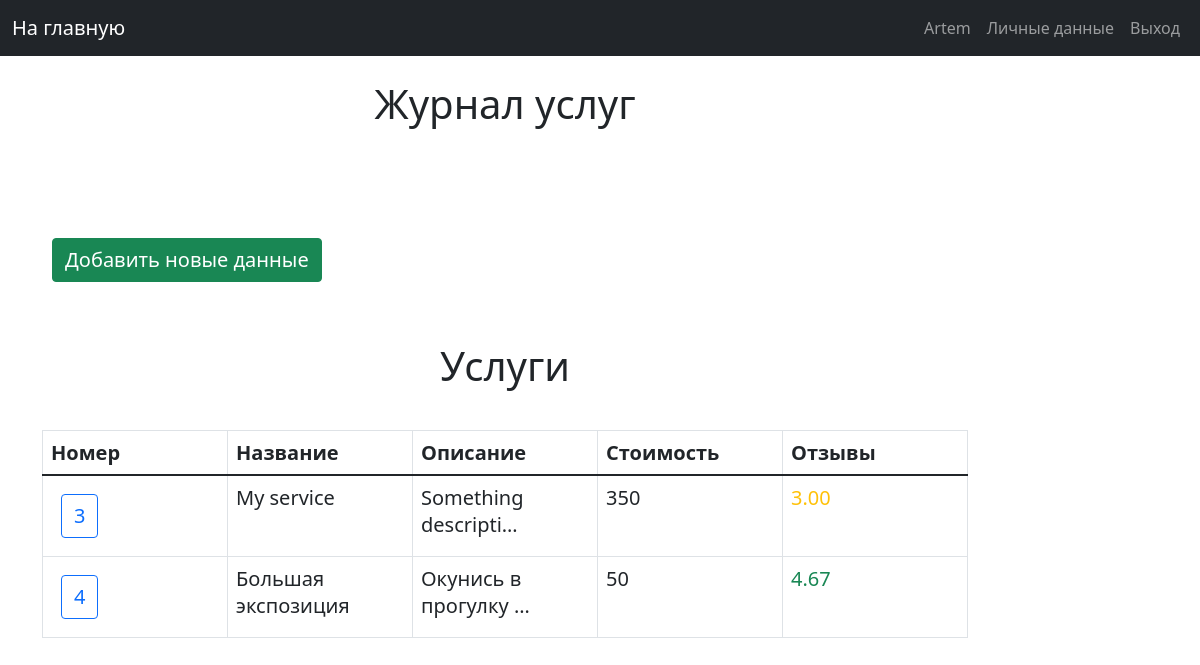
The app's page /main_page_admin/services (signed in), older data.
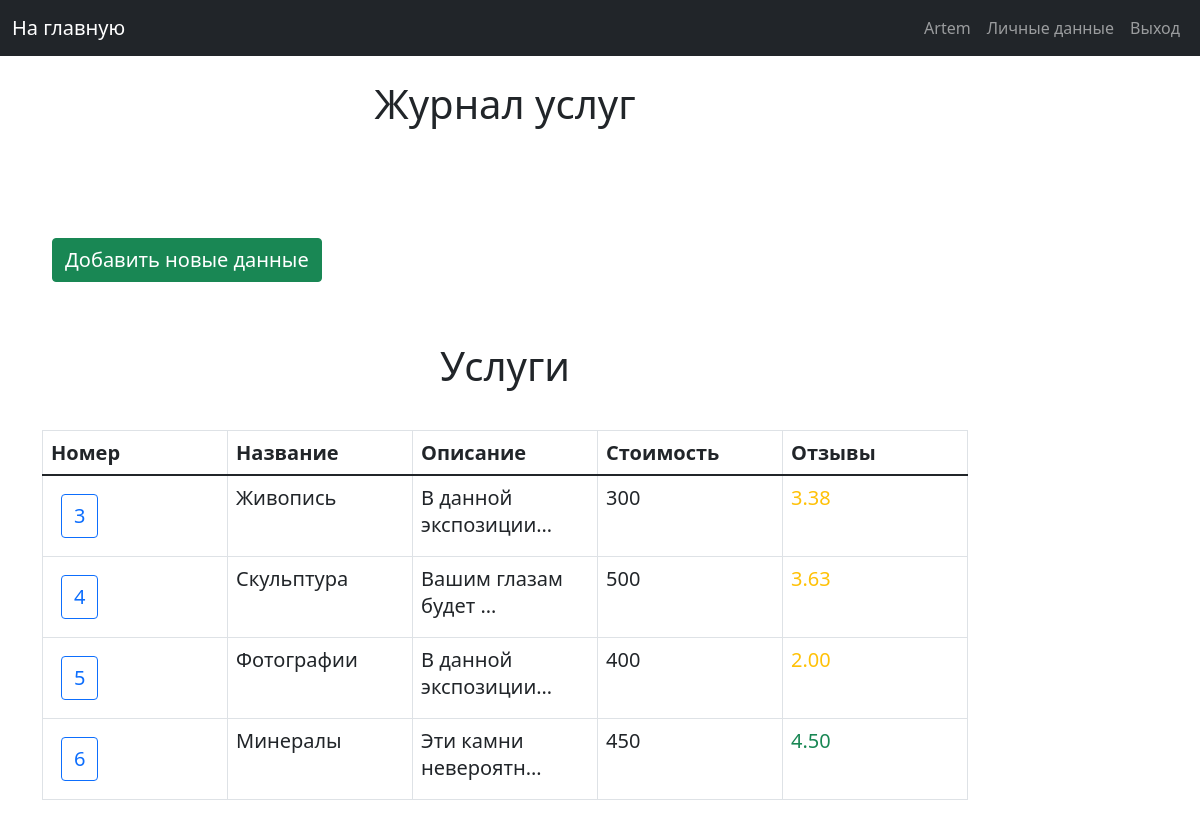
The same page, newer data.
### musem/models.py (models this page shows, shortened)
class Service(models.Model):
    service_id = models.IntegerField(primary_key=True)
    name = models.CharField(max_length=50, default='title')
    description = models.TextField(default='description to service')
    cost = models.FloatField(default=0.0)
    is_activate = models.IntegerField(default=1)
    class Meta:
        verbose_name = "Service"
        verbose_name_plural = "Service in this museum"

### musem/views.py (the view)
# urls.py: path('main_page_admin/services', admin_services_list, name="services_list"),
def admin_services_list(request):
    if not request.user.is_superuser:
        return HttpResponseForbidden()
    head = ["Номер", "Название", "Описание", "Стоимость", "Отзывы"]
    table = Service.objects.raw(
        raw_query="SELECT ms.service_id, ms.name, ms.description, ms.cost, (SELECT AVG(mark) FROM musem_rating mr " \
                  "WHERE mr.service_id=ms.service_id AND mr.is_activate = 1) as rating " \
                  "FROM musem_service ms WHERE is_activate = 1")
    return render(request, 'admin_pages/tables/services_list_page.html', {
        'title_page': 'Журнал услуг',
        'hide_nav_bar': 0,
        'head': head,
        'table': table,
        'enable_all_description': 0,
        'is_rating': list(table)[0].rating is not None,
        'is_administrative_zone': 1
    })

### templates/admin_pages/tables/services_list_page.html
{% extends 'include/base.html' %}
{% load static %}
{% block title %}
    <div class="title_block">
        <h2 class="title">{{ title_page }}</h2>
    </div>
{% endblock title %}
{% block content %}
    <div class="list_button_block">
        <a class="float-right btn text-white btn-success text_button"
           href="{% url 'create_service' %}">Добавить новые данные</a>
        <h2 class="sub_title_table">Услуги</h2>
        {% include 'include/tables/service_table.html' %}
    </div>
{% endblock content %}

### templates/include/tables/service_table.html (shortened to what this page needs)
{% extends 'include/base_table.html' %}
{% load static %}
    {% block table_head %}
        {% for title in head %}
            <th class="text_button">{{ title }}</th>
        {% endfor %}
    {% endblock %}
    {% block table_content %}
        {% for content_list in table %}
            <tr>
                <td>
                    <a href="{% url 'service_description' service_id=content_list.service_id %}"
                       class="btn btn-outline-primary text_button">{{ content_list.service_id }}</a>
                </td>
                <td class="text_button">{{ content_list.name }}</td>
                {% if enable_all_description %}
                    <td class="text_button">{{ content_list.description }}</td>
                {% else %}
                    <td class="text_button">{{ content_list.description|truncatechars:20 }}</td>
                {% endif %}
                <td class="text_button">{{ content_list.cost|floatformat:0 }}</td>
                {% if is_rating %}
                    {% if content_list.rating >= 4 %}
                        <td class="text-success text_button">{{ content_list.rating|floatformat:2 }}</td>
                    {% elif content_list.rating >= 2 %}
                        <td class="text-warning text_button">{{ content_list.rating|floatformat:2 }}</td>
                    {% else %}
                        <td class="text-danger text_button">{{ content_list.rating|floatformat:2 }}</td>
                    {% endif %}
                    {% else %}
                        <td class="text_button">--</td>
                {% endif %}
            </tr>
        {% endfor %}
    {% endblock %}

Row changes from the older to the newer data that the page shows:
changed Service id 3: name "My service" → "Живопись"; description "Something descripti…" → "В данной экспозиции…"; cost "350" → "300"; rating "3.00" → "3.38"
changed Service id 4: name "Большая экспозиция" → "Скульптура"; description "Окунись в прогулку …" → "Вашим глазам будет …"; cost "50" → "500"; rating "4.67" → "3.63"
added Service: service_id "5", name "Фотографии", description "В данной экспозиции…", cost "400", rating "2.00"
added Service: service_id "6", name "Минералы", description "Эти камни невероятн…", cost "450", rating "4.50"
